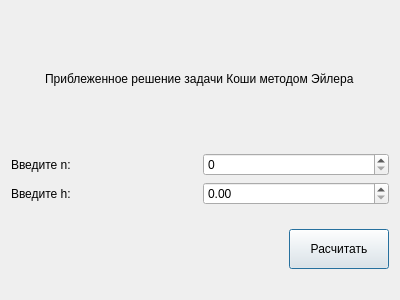
<?xml version="1.0" encoding="UTF-8"?>
<ui version="4.0">
 <class>Lab3</class>
 <widget class="QDialog" name="Lab3">
  <property name="geometry">
   <rect>
    <x>0</x>
    <y>0</y>
    <width>400</width>
    <height>300</height>
   </rect>
  </property>
  <property name="windowTitle">
   <string>Lab3</string>
  </property>
  <layout class="QGridLayout" name="gridLayout_2">
   <item row="0" column="0">
    <layout class="QHBoxLayout" name="horizontalLayout">
     <item>
      <spacer name="horizontalSpacer_2">
       <property name="orientation">
        <enum>Qt::Horizontal</enum>
       </property>
       <property name="sizeHint" stdset="0">
        <size>
         <width>40</width>
         <height>20</height>
        </size>
       </property>
      </spacer>
     </item>
     <item>
      <widget class="QLabel" name="label_3">
       <property name="maximumSize">
        <size>
         <width>16777215</width>
         <height>100</height>
        </size>
       </property>
       <property name="text">
        <string>Приблеженное решение задачи Коши методом Эйлера</string>
       </property>
      </widget>
     </item>
     <item>
      <spacer name="horizontalSpacer_3">
       <property name="orientation">
        <enum>Qt::Horizontal</enum>
       </property>
       <property name="sizeHint" stdset="0">
        <size>
         <width>40</width>
         <height>20</height>
        </size>
       </property>
      </spacer>
     </item>
    </layout>
   </item>
   <item row="1" column="0">
    <layout class="QGridLayout" name="gridLayout">
     <item row="1" column="1">
      <widget class="QDoubleSpinBox" name="sboxH"/>
     </item>
     <item row="0" column="0">
      <widget class="QLabel" name="label_2">
       <property name="text">
        <string>Введите n:</string>
       </property>
      </widget>
     </item>
     <item row="1" column="0">
      <widget class="QLabel" name="label">
       <property name="text">
        <string>Введите h:</string>
       </property>
      </widget>
     </item>
     <item row="0" column="1">
      <widget class="QSpinBox" name="sboxN"/>
     </item>
    </layout>
   </item>
   <item row="2" column="0">
    <layout class="QHBoxLayout" name="horizontalLayout_2">
     <item>
      <spacer name="horizontalSpacer">
       <property name="orientation">
        <enum>Qt::Horizontal</enum>
       </property>
       <property name="sizeHint" stdset="0">
        <size>
         <width>40</width>
         <height>20</height>
        </size>
       </property>
      </spacer>
     </item>
     <item>
      <widget class="QPushButton" name="calculateButton">
       <property name="minimumSize">
        <size>
         <width>100</width>
         <height>40</height>
        </size>
       </property>
       <property name="text">
        <string>Расчитать</string>
       </property>
      </widget>
     </item>
    </layout>
   </item>
  </layout>
 </widget>
 <layoutdefault spacing="6" margin="11"/>
 <resources/>
 <connections/>
</ui>
